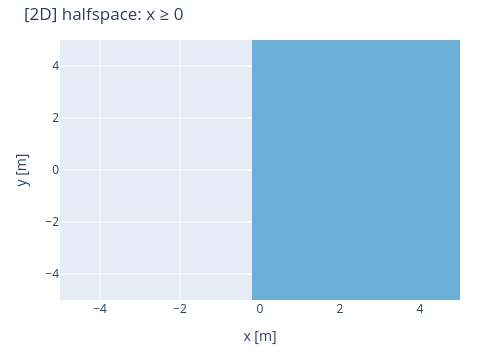
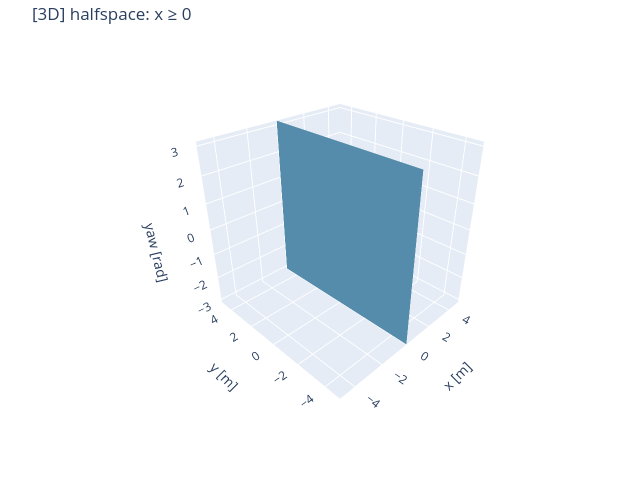

Notebook source saved alongside these figures, in order:
### Markdown cell above
## 1. `Deferred('halfspace', ...)` — x ≥ 0

In 3D the constraint is unchanged in `yaw` (the half-space extends through the heading axis).

### Code cell
S = Deferred('halfspace', normal=[1, 0], offset=[0, 0], axes=["x", "y"])
ref = Deferred('halfspace', normal=[1, 0], offset=[0, 0], axes=["x", "y"])

out = S(impl)
print(f"max |halfspace - halfspace| = {maxdiff(out, ref(impl))}")
show_2d(out, "halfspace: x ≥ 0", colorscale="Blues")
show_3d(out, "halfspace: x ≥ 0", colorscale="Blues")

### Figure 1 — Plotly figure (JSON) as saved in the notebook; plotly's stock layout.template omitted (floating-point values rounded to 4 significant figures; data arrays with more than 128 entries replaced by an {"elided": "..."} marker saying what was removed)
{"data": [{"colorscale": [[0, "rgb(247,251,255)"], [0.125, "rgb(222,235,247)"], [0.25, "rgb(198,219,239)"], [0.375, "rgb(158,202,225)"], [0.5, "rgb(107,174,214)"], [0.625, "rgb(66,146,198)"], [0.75, "rgb(33,113,181)"], [0.875, "rgb(8,81,156)"], [1, "rgb(8,48,107)"]], "showscale": false, "type": "heatmap", "x": {"elided": "625 float values"}, "y": {"elided": "625 float values"}, "z": {"elided": "625 float values"}, "zmax": 1, "zmin": 0}], "layout": {"height": 360, "title": {"text": "[2D] halfspace: x ≥ 0"}, "width": 480, "xaxis": {"range": [-5, 5], "showline": false, "showticklabels": true, "title": {"text": "x [m]"}, "zeroline": false}, "yaxis": {"range": [-5, 5], "showline": false, "showticklabels": true, "title": {"text": "y [m]"}, "zeroline": false}}}

### Figure 2 — Plotly figure (JSON) as saved in the notebook; plotly's stock layout.template omitted (floating-point values rounded to 4 significant figures; data arrays with more than 128 entries replaced by an {"elided": "..."} marker saying what was removed)
{"data": [{"caps": {"x": {"show": false}, "y": {"show": false}, "z": {"show": false}}, "colorscale": [[0, "rgb(247,251,255)"], [0.125, "rgb(222,235,247)"], [0.25, "rgb(198,219,239)"], [0.375, "rgb(158,202,225)"], [0.5, "rgb(107,174,214)"], [0.625, "rgb(66,146,198)"], [0.75, "rgb(33,113,181)"], [0.875, "rgb(8,81,156)"], [1, "rgb(8,48,107)"]], "isomax": 0, "isomin": 0, "showscale": false, "surface": {"count": 1}, "type": "isosurface", "value": {"elided": "7500 float values"}, "x": {"elided": "7500 float values"}, "y": {"elided": "7500 float values"}, "z": {"elided": "7500 float values"}}], "layout": {"height": 480, "scene": {"aspectmode": "cube", "camera": {"eye": {"x": -1.531, "y": -1.531, "z": 1.25}}, "xaxis": {"range": [-5, 5], "title": {"text": "x [m]"}}, "yaxis": {"range": [-5, 5], "title": {"text": "y [m]"}}, "zaxis": {"range": [-3.142, 3.142], "title": {"text": "yaw [rad]"}}}, "title": {"text": "[3D] halfspace: x ≥ 0"}, "width": 640}}
